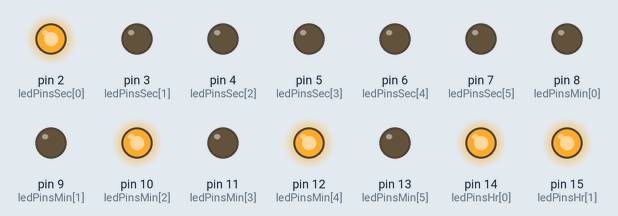
Recording of a sketch running on a simulated Arduino Nano, built with avr-gcc and run on an emulated ATmega328P. Shown: output pins drawn as LEDs (lit = HIGH).

Above: at 0.1 s.
At 4.1 s:
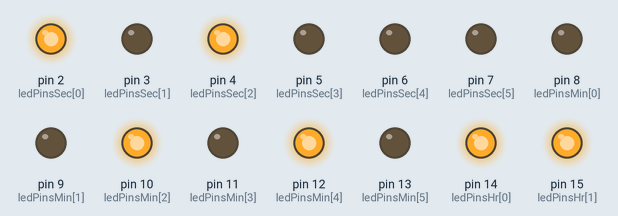
At 9.1 s:
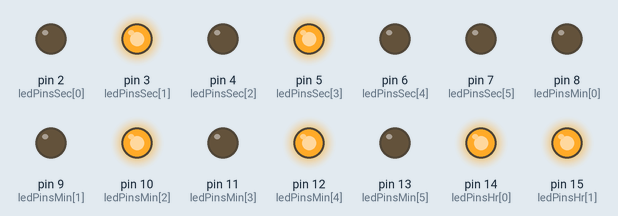
At 19.1 s:
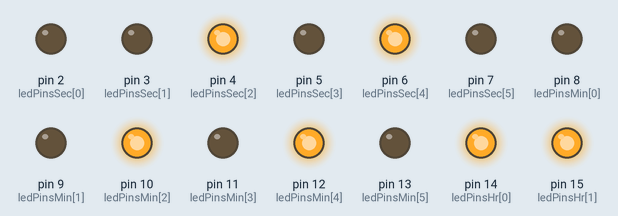
At 29.1 s:
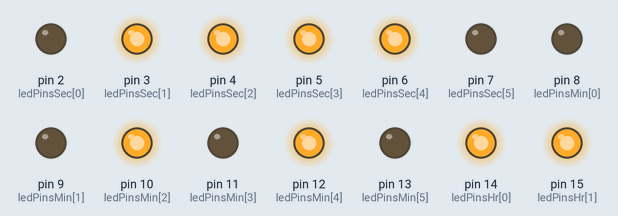
At 39.1 s:
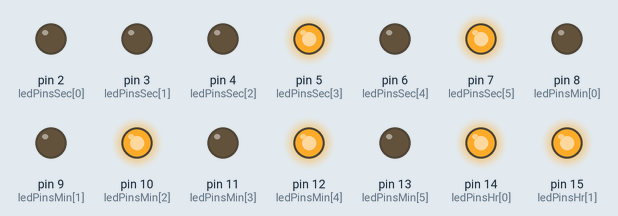
Timing chart, 0 to 40.0 s (numbered marks = the images above):
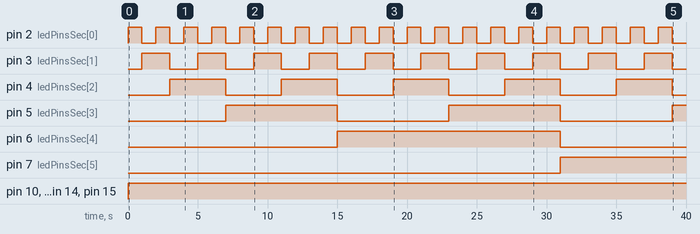

The sketch:

BinaryClock.ino
```cpp
/*************************************************************************************************
                                      PROGRAMMINFO
**************************************************************************************************
Funktion: Arduino 24h Binary Clock (17 LEDs) und Reset

**************************************************************************************************
Version: 22.11.2023
**************************************************************************************************
Board: NANO
**************************************************************************************************
Libraries:
https://github.com/espressif/arduino-esp32/tree/master/libraries
C:\Users\User\Documents\Arduino
D:\gittemp\Arduino II\A156_Wetterdaten_V3
**************************************************************************************************
C++ Arduino IDE V1.8.19

**************************************************************************************************
Einstellungen:
https://dl.espressif.com/dl/package_esp32_index.json
http://dan.drown.org/stm32duino/package_STM32duino_index.json
http://arduino.esp8266.com/stable/package_esp8266com_index.json
**************************************************************************************************/

// pins s, m h
int ledPinsSec[] = {2, 3, 4, 5, 6, 7};
int ledPinsMin[] = {8, 9, 10, 11, 12, 13};
int ledPinsHr[] = {14, 15, 16, 17, 18, 19};

// Startzeit
int countH = 11;  // h
int countM = 20;  // m
int countS = 0;   // s

byte countSec;
byte countMin;
byte countHr;
#define nBitsSec sizeof(ledPinsSec)/sizeof(ledPinsSec[0])
#define nBitsMin sizeof(ledPinsMin)/sizeof(ledPinsMin[0])
#define nBitsHr sizeof(ledPinsHr)/sizeof(ledPinsHr[0])

// -------------
void setup(void)
{
  for (byte i = 0; i < nBitsSec; i++) {
    pinMode(ledPinsSec[i], OUTPUT);
  }

  for (byte i = 0; i < nBitsMin; i++) {
    pinMode(ledPinsMin[i], OUTPUT);
  }

  for (byte i = 0; i < nBitsHr; i++) {
    pinMode(ledPinsHr[i], OUTPUT);
  }
}

// -------------

void loop(void)
{
  countS = (countS + 1);
  if (countS > 59)
  {
    countS = 0;
    countM = (countM + 1);
    if (countM > 59)
    {
      countM = 0;
      countH = (countH + 1);
      if (countH > 23)
      {
        countH = 0;
        countM = 0;
        countS = 0;
      }
    }
  }

  dispBinarySec(countS);
  dispBinaryMin(countM);
  dispBinaryHr(countH);

  delay(1000);   // 1000 Millisekunden = ca. 1 Sekunde Verzögerung
  //Aenderung für schnell oder langsam laufende Uhr hier, in Millisekunden.
}

// ----- Unterprogramm ---------------------------------------------------

void dispBinarySec(byte nSec)
{
  for (byte i = 0; i < nBitsSec; i++) {
    digitalWrite(ledPinsSec[i], nSec & 1);
    nSec /= 2;
  }
}

void dispBinaryMin(byte nMin)
{
  for (byte i = 0; i < nBitsMin; i++) {
    digitalWrite(ledPinsMin[i], nMin & 1);
    nMin /= 2;
  }
}

void dispBinaryHr(byte nHr)
{
  for (byte i = 0; i < nBitsHr; i++) {
    digitalWrite(ledPinsHr[i], nHr & 1);
    nHr /= 2;
  }
}
```

Measured:
- by itself, pin 2 (ledPinsSec[0]): alternates HIGH for 1.0 s and LOW for 1.0 s
- by itself, pin 3 (ledPinsSec[1]): alternates HIGH for 2.0 s and LOW for 2.0 s
- by itself, pin 4 (ledPinsSec[2]): alternates HIGH for 4.0 s and LOW for 4.0 s
- by itself, pin 5 (ledPinsSec[3]): alternates HIGH for 8.0 s and LOW for 8.0 s
- by itself, pin 6 (ledPinsSec[4]): LOW → HIGH at 15.0 s, → LOW 16.0 s later
- by itself, pin 7 (ledPinsSec[5]): LOW → HIGH at 31.0 s
- by itself, pin 10 (ledPinsMin[2]), pin 12 (ledPinsMin[4]), pin 14 (ledPinsHr[0]), pin 15 (ledPinsHr[1]): LOW → HIGH at 0.00 s
